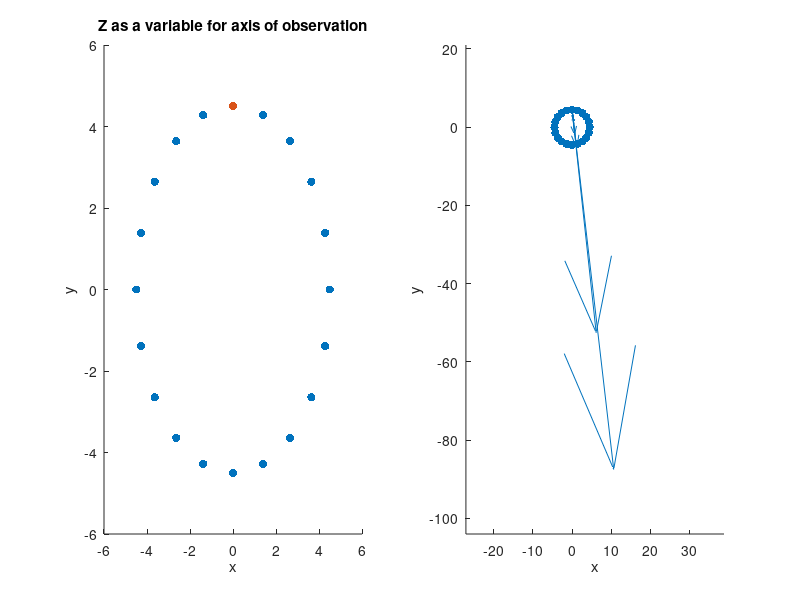

Source code (MATLAB): (Note: this script raises an error after producing the figure.)

% Birthday: 09/11/1993
% TUID: 915596703
clear;
clc;

% N = 03 modulo 8 = 3 +3 = 6
% I = 703 modulo 12 = 7 + 6 = 13
dia = 9; %cm
len = 11; %cm
N_turns = 6;
current = 13; %ma
data_points_per_turn = 10;
pitch = len/N_turns;


%% create all points of coil
t=0:pi/data_points_per_turn:((2*pi)*N_turns);  
r = (dia/2);            % radius
x = (dia/2) * sin(t);
y = (dia/2) * cos(t);
z = pitch/(2*pi) * t;
coil_pos_matrix = [x' y' z'];

%% create observation point matrix
observation_point_matrix = [(0.*coil_pos_matrix(:,1)) (0.*coil_pos_matrix(:,2)) coil_pos_matrix(:,3)];
z= linspace((-6*len),(5*len),(data_points_per_turn*2*N_turns)+1);%use this for creating the axis of obsevation
x= linspace((-1*(dia/4)),(dia/4),(data_points_per_turn*2*N_turns)+1);%use this for creating the axis of obsevation
y= linspace((-1*(dia/4)),(3*(dia/4)),(data_points_per_turn*2*N_turns)+1);%use this for creating the axis of obsevation

observation_point_matrix(:,3) = z';
observation_point_matrix(:,2) = (dia/2);
observation_point_matrix(:,1) = 0;

%% preform calculations standard units are mA and cm
[row col] = size(coil_pos_matrix);
H_X_Y_Z_NORM = [0 0 0 0];

delta_L_X = pdist2(coil_pos_matrix(1,1), coil_pos_matrix(2,1)); % length in X
delta_L_Y = pdist2(coil_pos_matrix(1,2), coil_pos_matrix(2,2)); % length in Y
delta_L_Z = pdist2(coil_pos_matrix(1,3), coil_pos_matrix(2,3)); % length in Z
delta_L_matrix = [(delta_L_X.*(coil_pos_matrix(:,1).^0)) (delta_L_Y.*(coil_pos_matrix(:,1).^0)) (delta_L_Z.*(coil_pos_matrix(:,1).^0))]; % concatimnate the distance in each direction


for i = 1:1:row
Radius = pdist2(coil_pos_matrix, observation_point_matrix(i,:));

Radius_X = pdist2(coil_pos_matrix(:,1), observation_point_matrix(i,1));%distance in X
Radius_Y = pdist2(coil_pos_matrix(:,2), observation_point_matrix(i,2));%distance in Y
Radius_Z = pdist2(coil_pos_matrix(:,3), observation_point_matrix(i,3));%distance in Z
Radius_matrix =[Radius_X Radius_Y Radius_Z] ; % vector origin points
A_r = Radius_matrix./Radius;

cross_product = cross(delta_L_matrix, A_r);

H_vector_components = (current.*cross_product)./(4*pi*((Radius(1,1))^2)); % calculate H vector componets

H_X_buff = sum(H_vector_components(:,1)); % norm of H vetorial componets
H_Y_buff = sum(H_vector_components(:,2)); % norm of H vetorial componets
H_Z_buff = sum(H_vector_components(:,3)); % norm of H vetorial componets

H_buff = sqrt(H_X_buff^2+H_Y_buff^2+H_Z_buff^2);

H_X_Y_Z_NORM = [H_X_Y_Z_NORM; H_X_buff H_Y_buff H_Z_buff H_buff];
end
H_X_Y_Z_NORM(1, :) = [];
 %% plot of coil with H vectors
figure(2); clf;
subplot(1,2,1);
hold on
scatter3(coil_pos_matrix(:,1),coil_pos_matrix(:,2),coil_pos_matrix(:,3), 'filled')
scatter3(observation_point_matrix(:,1),observation_point_matrix(:,2),observation_point_matrix(:,3), 'filled')
xlabel('x')
ylabel('y')
zlabel('z as length of spring')
title('Z as a variable for axis of observation')
hold off
subplot(1,2,2);
hold on
scatter3(coil_pos_matrix(:,1),coil_pos_matrix(:,2),coil_pos_matrix(:,3), 'filled')
q = quiver3(observation_point_matrix(:,1), observation_point_matrix(:,2), observation_point_matrix(:,3), H_X_Y_Z_NORM(:,1), H_X_Y_Z_NORM(:,2), H_X_Y_Z_NORM(:,3), 1e1);
xlabel('x')
ylabel('y')
axis equal
q.ShowArrowHead = 'off';
zlabel('z as length of spring')
hold off

title('Z as a variable with resulting magnetic field')